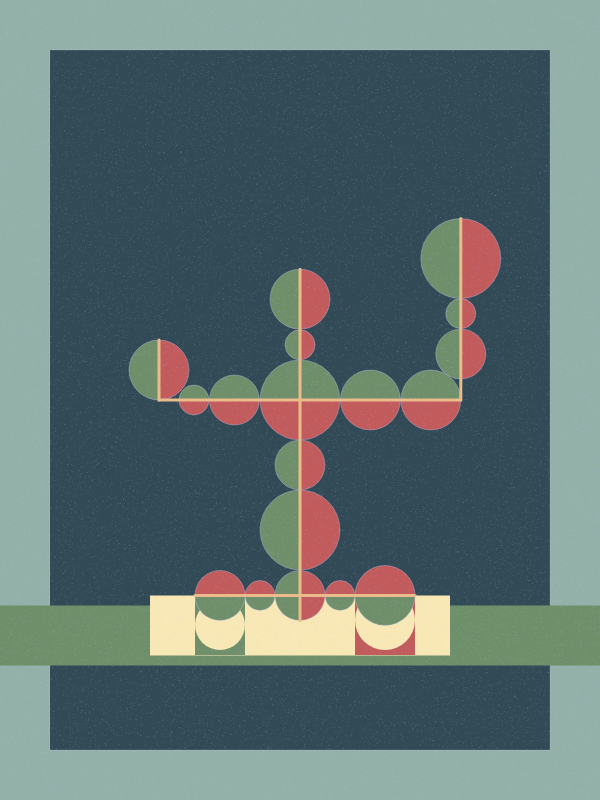
Frame 1 (no input)
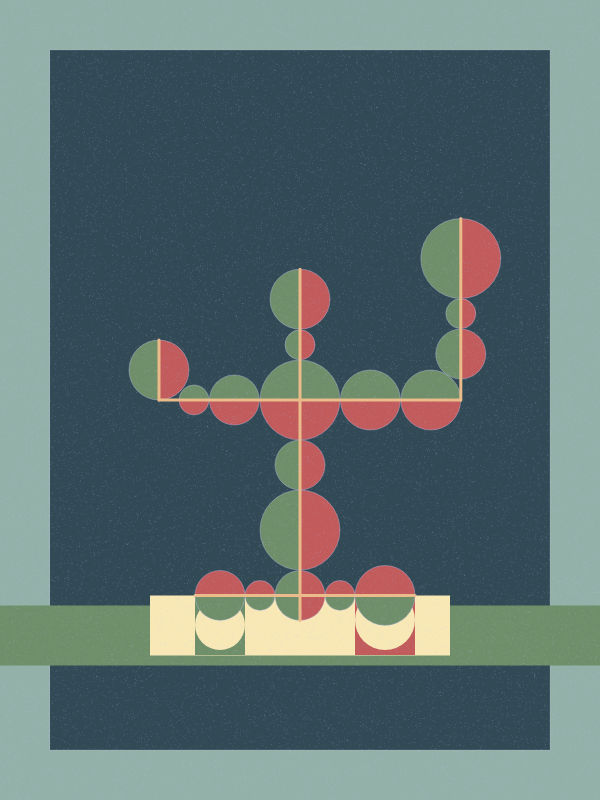
Frame 60 (no input)
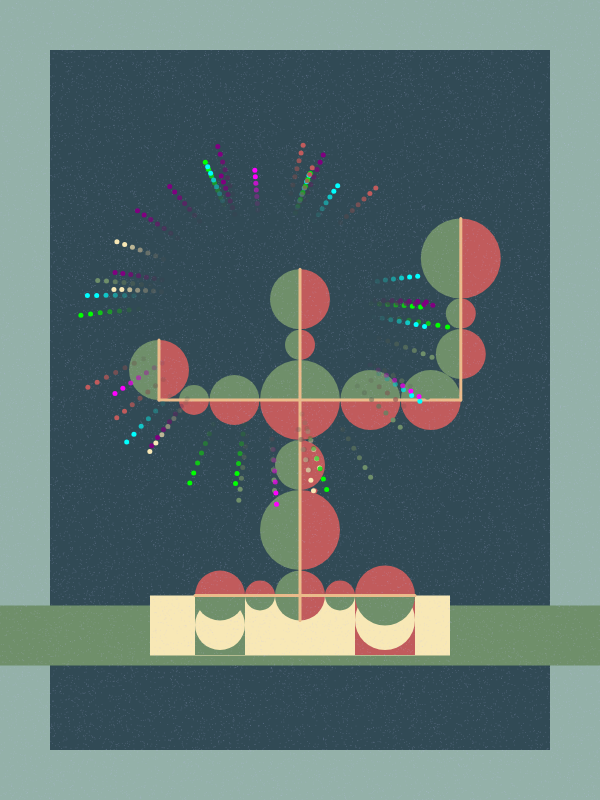
Frame 120 (the mouse pressed at the canvas centre since frame 60)

The p5.js sketch that drew these frames (run headless with seeded random() and noise() and a simulated clock; from frame 60 on, the mouse is pressed at the canvas centre):

// p5.js sketch
// ── sketch.js
let centerX, centerY;
let moveX = 0;
let moveY = 0;
let particles = [];
const gravity = 0.1;
const colors = ['#C15B5C', 'purple', '#F8E8B6', 'lime', 'cyan', 'magenta', '#6F8F6A'];
let endColor;

function setup() {
  createCanvas(600, 800);
  background(148, 177, 169); 

  pixelDensity(1);
  endColor = color(64, 0);

  // Central position
  centerX = width / 2;
  centerY = 400;

  // Initial drawing
  drawTree();
}

function draw() {
  // Update the position based on movement variables
  centerX += moveX;
  centerY += moveY;

  // Clear and redraw the scene
  background(148, 177, 169);
  drawTree();
  drawFireworks();
}

// Handle keyboard input
function keyPressed() {
  if (key === 'ArrowUp') {
    moveY = -5;
  } else if (key === 'ArrowDown') {
    moveY = 5;
  } else if (key === 'ArrowLeft') {
    moveX = -5;
  } else if (key === 'ArrowRight') {
    moveX = 5;
  }
}

function keyReleased() {
  if (key === 'ArrowUp' || key === 'ArrowDown') {
    moveY = 0;
  } else if (key === 'ArrowLeft' || key === 'ArrowRight') {
    moveX = 0;
  }
}

function mousePressed() {
  particles.push(new Firework(mouseX, height));
}

function drawTree() {
  // Colors
  let green = '#6F8F6A';
  let red = '#C15B5C';
  let yellow = '#F8E8B6';

  // Draw the background rectangle with a different color
  drawBackgroundRect(50, 50, width - 100, height - 100, color(49, 74, 85));

  // List of diameters of circles
  let diameters = [80, 50, 30, 60];

  // Central circle
  drawSplitCircle(centerX, centerY, diameters[0]);

  // Left arm circle
  drawSplitCircle(centerX - 0.82 * diameters[0], centerY, diameters[1]);
  drawSplitCircle(centerX - 0.7 * diameters[0] - diameters[1], centerY, diameters[2]);
  drawSplitCircleLR(centerX - 0.95 * diameters[0] - diameters[1] - diameters[2] / 2, centerY - 2 * diameters[2] / 2, diameters[3]);

  // Right arm circle
  drawSplitCircle(centerX + 0.88 * diameters[0], centerY, diameters[3]);
  drawSplitCircle(centerX + 1.26 * diameters[0] + diameters[2], centerY, diameters[3]);
  drawLine(centerX - 0.95 * diameters[0] - diameters[1] - diameters[2] / 2, centerY, centerX + 1.26 * diameters[0] + diameters[2] + diameters[3] / 2, centerY);
  drawLine(centerX - 0.95 * diameters[0] - diameters[1] - diameters[2] / 2, centerY - 2 * diameters[2] / 2 + diameters[3] / 2, centerX - 0.95 * diameters[0] - diameters[1] - diameters[2] / 2, centerY - 2 * diameters[2] / 2 - diameters[3] / 2);

  // List of diameters of circles
  diameters = [60, 50, 80, 30];

  push();
  // Draw the bottom rectangle here
  drawBottomRectangles(centerX, centerY + 1.11 * diameters[1] + diameters[2] + diameters[3], 300, 50, green, yellow);

  // Draw a small green rectangle over the yellow rectangle
  fill(green); 
  noStroke();
  rect(centerX - 105, centerY + 1.7 * diameters[1] + diameters[2] + diameters[3], 50, 60);
  
  // Draw a small yellow circle on the small green rectangle
  fill(yellow); 
  noStroke();
  ellipse(centerX - 80, centerY + 2.3 * diameters[1] + diameters[2] + diameters[3], 50);
  
  // Draw a small red rectangle over the yellow rectangle
  fill(red); 
  rect(centerX + 55, centerY + 1.7 * diameters[1] + diameters[2] + diameters[3], 60, 60);
  
  // Draw a small yellow circle over the small red rectangle
  fill(yellow); 
  ellipse(centerX + 85, centerY + 2.2 * diameters[1] + diameters[2] + diameters[3], 60);
  
  pop();  

  push()
  // Upper median radius
  drawSplitCircleLR(centerX, centerY - 0.92 * diameters[0], diameters[3]);
  drawSplitCircleLR(centerX, centerY - 1.68 * diameters[0], diameters[0]);

  // Lower median radius
  drawSplitCircleLR(centerX, centerY + 1.3 * diameters[1], diameters[1]);
  drawSplitCircleLR(centerX, centerY + diameters[1] + diameters[2], diameters[2]);
  drawSplitCircleLR(centerX, centerY + 1.71 * diameters[1] + diameters[2] + diameters[3], diameters[1]);
  drawLine(centerX, centerY + 1.71 * diameters[1] + diameters[2] + diameters[3] + diameters[1] / 2, centerX, centerY - 1.68 * diameters[0] - diameters[0] / 2);

  // Draw more middle bottom square, using red on top and green on bottom
  drawSplitCircleTopRed(centerX + 0.8 * diameters[1], centerY + 1.71 * diameters[1] + diameters[2] + diameters[3], diameters[3]);
  drawSplitCircleTopRed(centerX + 1.7 * diameters[1], centerY + 1.71 * diameters[1] + diameters[2] + diameters[3], diameters[0]);
  drawSplitCircleTopRed(centerX - 0.8 * diameters[1], centerY + 1.71 * diameters[1] + diameters[2] + diameters[3], diameters[3]);
  drawSplitCircleTopRed(centerX - 1.6 * diameters[1], centerY + 1.71 * diameters[1] + diameters[2] + diameters[3], diameters[1]);
  drawLine(centerX - 1.6 * diameters[1] - diameters[1] / 2, centerY + 1.71 * diameters[1] + diameters[2] + diameters[3], centerX + 1.7 * diameters[1] + diameters[0] / 2, centerY + 1.71 * diameters[1] + diameters[2] + diameters[3]);

  // List of diameters of circles
  diameters = [30, 50, 80, 60];

  // Right side vertical circle
  drawSplitCircleLR(centerX + 1.26 * diameters[2] + diameters[0]+diameters[3]/2, centerY - 1.8 * diameters[0]+diameters[2]*0.1, diameters[1]);
  drawSplitCircleLR(centerX + 1.26 * diameters[2] + diameters[0]+diameters[3]/2, centerY - 1.48 * diameters[0] - diameters[1]+diameters[2]*0.1, diameters[0]);
  drawSplitCircleLR(centerX + 1.26 * diameters[2] + diameters[0]+diameters[3]/2, centerY - 0.65 * diameters[0] - diameters[1] - diameters[2]+diameters[2]*0.1, diameters[2]);
  drawLine(centerX + 1.26 * diameters[2] + diameters[0]+diameters[3]/2, centerY, centerX + 1.26 * diameters[2] + diameters[0]+diameters[3]/2, centerY - 0.65 * diameters[0] - diameters[1] - diameters[2]+diameters[2]*0.1-diameters[2]/2);
  pop()

  // Draw background texture
  for (let i = 0; i < 30000; i++) {
    stroke(200, 200, 250, 50);
    point(random(width), random(height));
  }
}

function drawBackgroundRect(x, y, width, height, color) {
  fill(color);
  rect(x, y, width, height);
}

function drawBottomRectangles(centerX, y, rectWidth, rectHeight, green, yellow) {
  let totalWidth = rectWidth * 3;
  let startX = centerX - totalWidth / 2;
  
  fill(green);
  noStroke();
  rect(startX + 50, y + 40, (rectWidth * 3) - 100, rectHeight + 10);
  
  fill(yellow);
  rect(startX + rectWidth, y + 30, rectWidth, rectHeight + 10);
}

function drawLine(x, y, x1, y1) {
  push();
  stroke(235, 187, 138);
  strokeWeight(3);
  line(x, y, x1, y1);
  pop();
}

function drawSplitCircle(x, y, diameter) {
  let green = '#6F8F6A';
  let red = '#C15B5C';
  fill(green);
  arc(x, y, diameter, diameter, PI, 0);
  fill(red);
  arc(x, y, diameter, diameter, 0, PI);
  noFill();
  ellipse(x, y, diameter, diameter);
}

function drawSplitCircleLR(x, y, diameter) {
  let green = '#6F8F6A';
  let red = '#C15B5C';
  fill(green);
  arc(x, y, diameter, diameter, HALF_PI, HALF_PI + PI);
  fill(red);
  arc(x, y, diameter, diameter, HALF_PI + PI, HALF_PI);
  noFill();
  ellipse(x, y, diameter, diameter);
}

function drawSplitCircleTopRed(x, y, diameter) {
  let green = '#6F8F6A';
  let red = '#C15B5C';
  fill(red);
  arc(x, y, diameter, diameter, PI, 0);
  fill(green);
  arc(x, y, diameter, diameter, 0, PI);
  noFill();
  ellipse(x, y, diameter, diameter);
}

function drawFireworks() {
  particles.forEach((p) => {
    p.step();
    p.draw();
  });
  particles = particles.filter((p) => p.isAlive);
}

class Particle {
  constructor(x, y, xSpeed, ySpeed, pColor, size) {
    this.x = x;
    this.y = y;
    this.xSpeed = xSpeed;
    this.ySpeed = ySpeed;
    this.color = pColor;
    this.size = size;
    this.isAlive = true;
    this.trail = [];
    this.trailIndex = 0;
  }

  step() {
    this.trail[this.trailIndex] = createVector(this.x, this.y);
    this.trailIndex++;
    if (this.trailIndex > 5) {
      this.trailIndex = 0;
    }
    this.x += this.xSpeed;
    this.y += this.ySpeed;

    this.ySpeed += gravity;

    if (this.y > height) {
      this.isAlive = false;
    }
  }

// Drawing a single-color circle
  draw() {
    this.drawTrail();
    fill(this.color);
    noStroke();
    ellipse(this.x, this.y, this.size, this.size); 
  }

  drawTrail() {
    let index = 0;

    for (let i = this.trailIndex - 1; i >= 0; i--) {
      const tColor = lerpColor(color(this.color), endColor, index / this.trail.length);
      fill(tColor);
      noStroke();
      ellipse(this.trail[i].x, this.trail[i].y, this.size, this.size); // Drawing a single-color circle
      index++;
    }

    for (let i = this.trail.length - 1; i >= this.trailIndex; i--) {
      const tColor = lerpColor(color(this.color), endColor, index / this.trail.length);
      fill(tColor);
      noStroke();
      ellipse(this.trail[i].x, this.trail[i].y, this.size, this.size); // Drawing a single-color circle
      index++;
    }
  }
}

class Firework extends Particle {
  constructor(x, y) {
    super(x, y, random(-2, 2), random(-10, -15), random(colors), 10);
    this.countdown = random(35, 66);
  }

  step() {
    super.step();

    this.countdown--;
    if (this.countdown <= 0) {
      const explosionSize = random(20, 55);
      for (let i = 0; i < explosionSize; i++) {
        const speed = random(8, 10);
        const angle = random(TWO_PI);
        const xSpeed = cos(angle) * speed;
        const ySpeed = sin(angle) * speed;

        particles.push(new Particle(this.x, this.y, xSpeed, ySpeed, random(colors), 5)); // Random color selection
      }
      this.isAlive = false;
    }
  }
}
